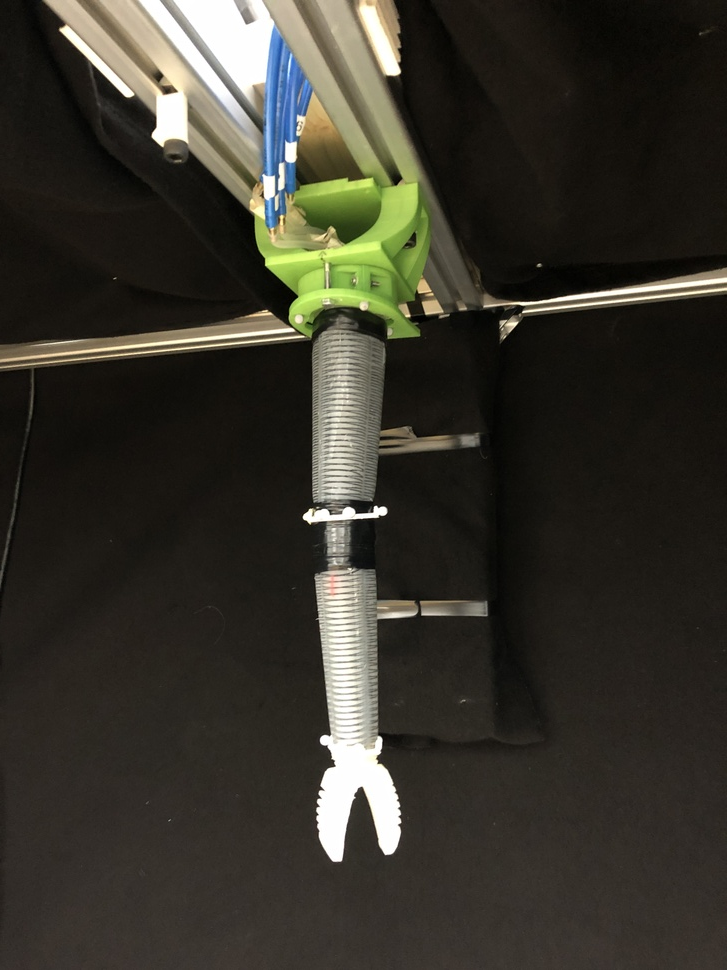
#> input picture dataset_creation/segment_single_image/img_00.jpg, 727 x 970 px, shrunk from 3024 x 4032 before the run
$ python segment_single_image.py
#> lines starting #> are read from the running program, lines starting #| are printed output that depends on the picture; after the words box and inside, x2 and y2 are one past the last pixel; in counts of white or black regions, pixels touching at a corner belong together
####################################################################################################
    # Imports
####################################################################################################
import os
import cv2
import numpy as np

####################################################################################################
    # Main Function
####################################################################################################

def main():
    # Load image
    directory = os.path.dirname(os.path.realpath(__file__))
    img_location = os.path.join(directory, "img_00.jpg")
    img = cv2.imread(img_location, cv2.IMREAD_GRAYSCALE)
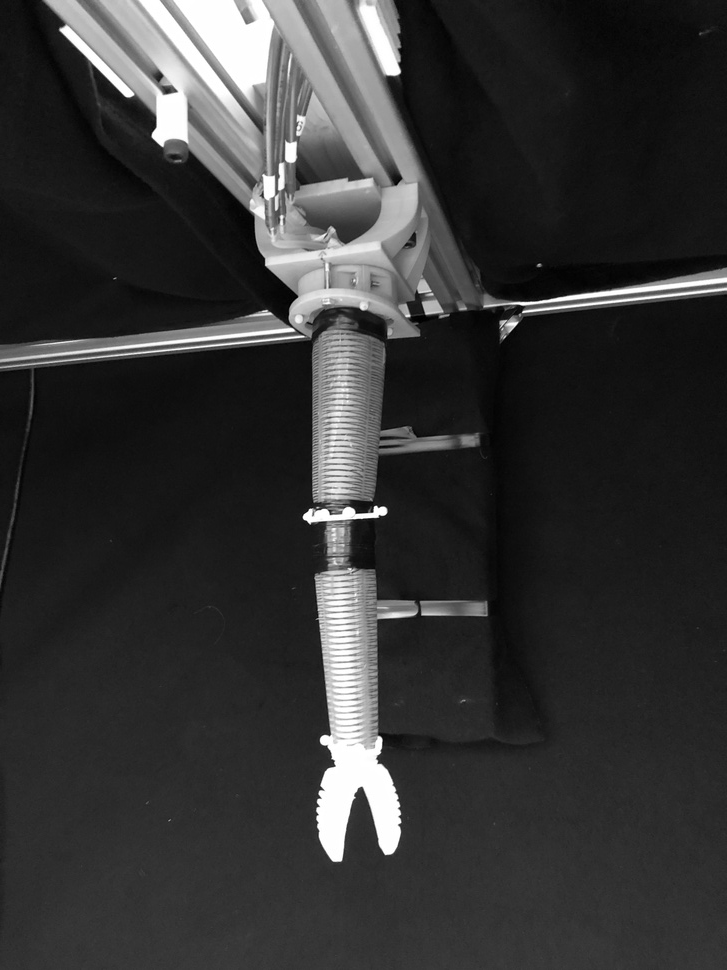
#> img: shape (970, 727); min 0, max 255, mean 52.2

    # Process image
    img = cv2.medianBlur(img, 41)
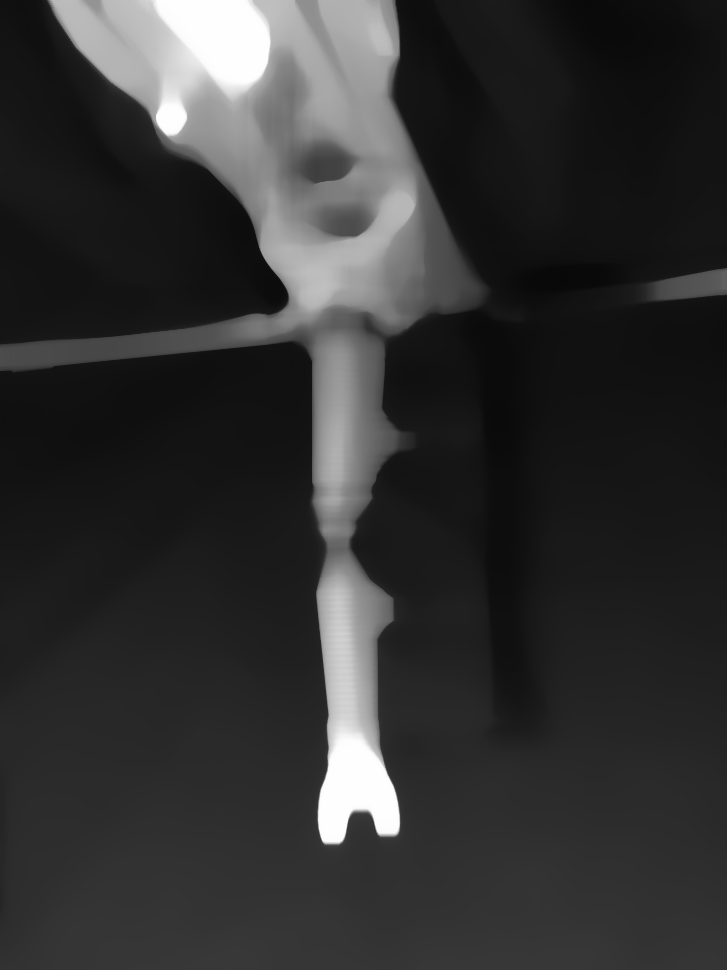
#> img: shape (970, 727); min 8, max 254, mean 50.2
    save_img(img, "01_blur")

    ret, img = cv2.threshold(img, 0, 255, cv2.THRESH_BINARY+cv2.THRESH_OTSU)
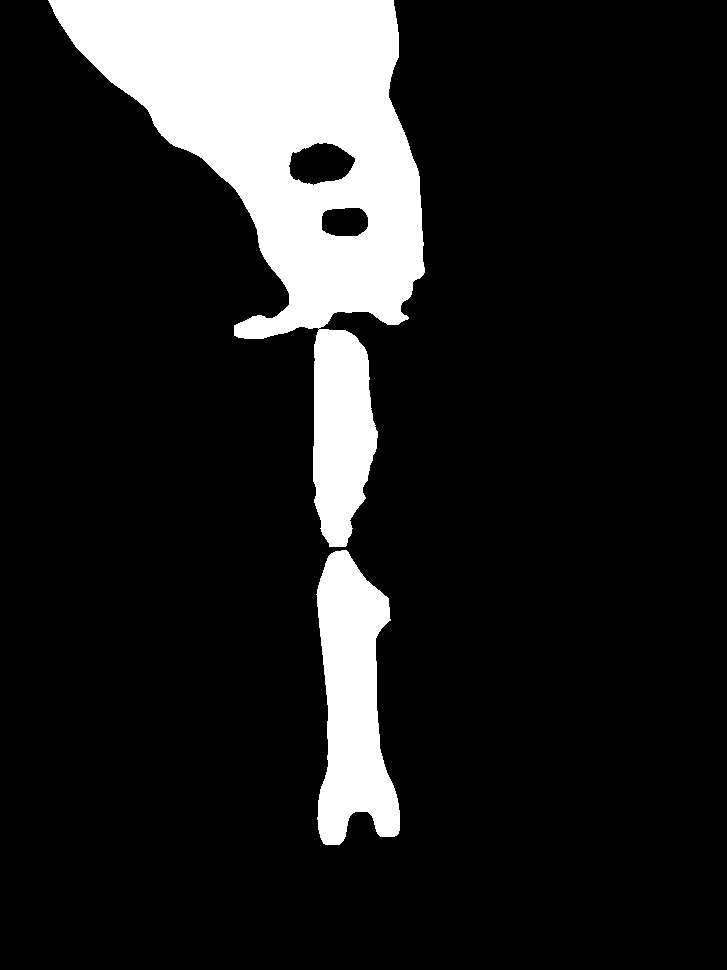
#> img: shape (970, 727); 13.7% white; 2 white regions, box (x1, y1, x2, y2) and area: (48, 0, 425, 547) 80227, (316, 550, 400, 845) 16289
#> ret = 99
    save_img(img, "02_thresh")

    kernel = 11
    img = cv2.erode(img, np.ones((kernel, kernel),np.uint8), iterations = 10)
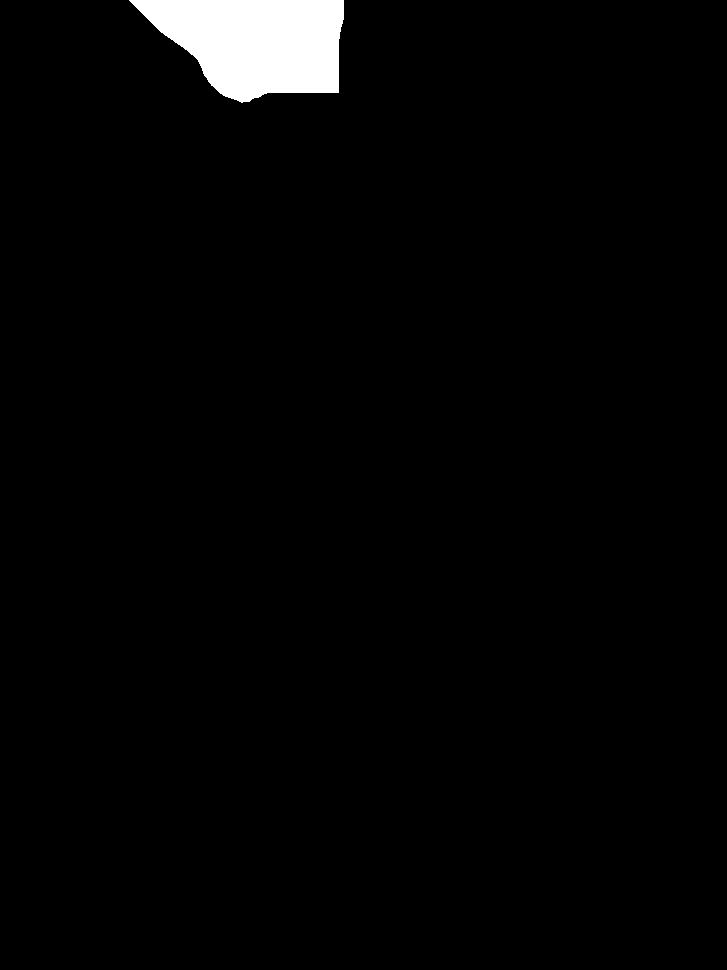
#> img: shape (970, 727); 2.2% white; 1 white region, box (x1, y1, x2, y2) and area: (129, 0, 344, 103) 15456
    save_img(img, "03_erode")

    img = cv2.dilate(img, np.ones((kernel, kernel),np.uint8), anchor=(0, 1), iterations = 6)
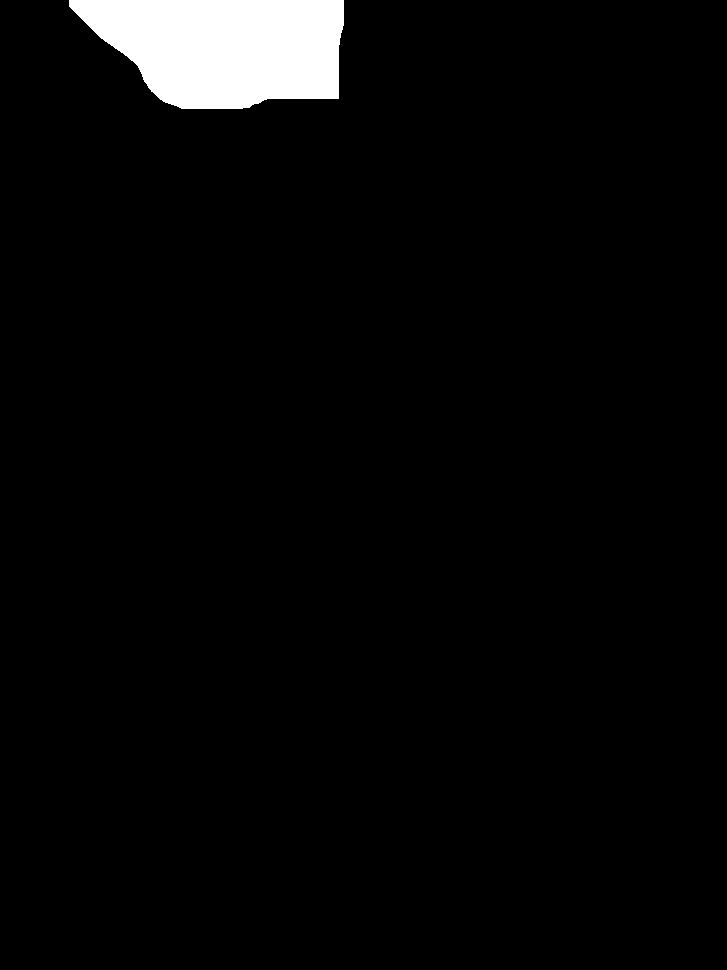
#> img: shape (970, 727); 3.3% white; 1 white region, box (x1, y1, x2, y2) and area: (69, 0, 344, 109) 23286
    save_img(img, "04_dilate")

####################################################################################################
    # Auxiliary Functions
####################################################################################################
def save_img(img, string):
    directory = os.path.dirname(os.path.realpath(__file__))
    save_location = os.path.join(directory, "img_" + string + ".jpg")
    cv2.imwrite(save_location, img)

if __name__ == "__main__":
    main()
    print('Finished')
